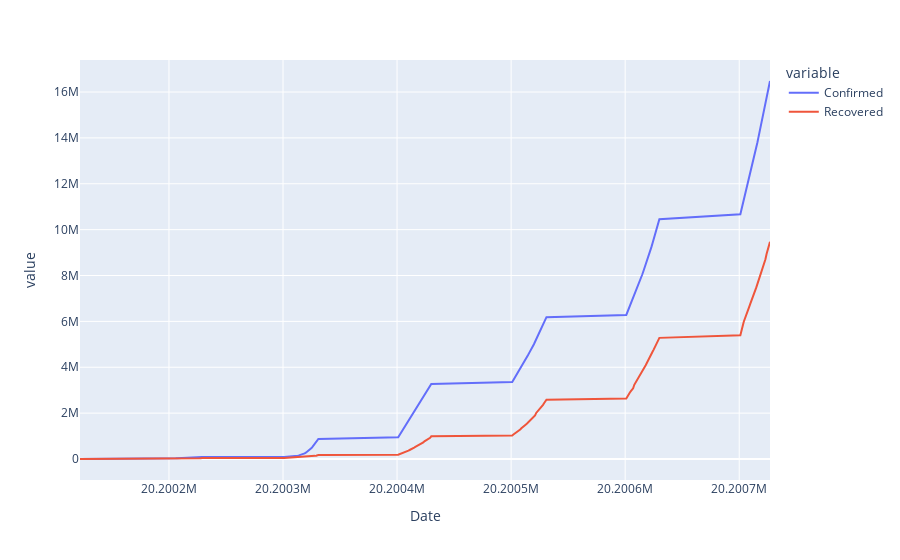

The notebook cell saved with this chart:
### Code cell
fig=px.line(covid_df, x='Date', y=['Confirmed', 'Recovered'])
fig.show()

### Figure 1 — Plotly figure (JSON) as saved in the notebook; plotly's stock layout.template omitted (floating-point values rounded to 4 significant figures; data arrays with more than 128 entries replaced by an {"elided": "..."} marker saying what was removed)
{"data": [{"hovertemplate": "variable=Confirmed<br>Date=%{x}<br>value=%{y}<extra></extra>", "legendgroup": "Confirmed", "line": {"color": "#636efa", "dash": "solid"}, "marker": {"symbol": "circle"}, "mode": "lines", "name": "Confirmed", "orientation": "v", "showlegend": true, "type": "scatter", "x": {"elided": "188 int values"}, "xaxis": "x", "y": {"elided": "188 int values"}, "yaxis": "y"}, {"hovertemplate": "variable=Recovered<br>Date=%{x}<br>value=%{y}<extra></extra>", "legendgroup": "Recovered", "line": {"color": "#EF553B", "dash": "solid"}, "marker": {"symbol": "circle"}, "mode": "lines", "name": "Recovered", "orientation": "v", "showlegend": true, "type": "scatter", "x": {"elided": "188 int values"}, "xaxis": "x", "y": {"elided": "188 int values"}, "yaxis": "y"}], "layout": {"legend": {"title": {"text": "variable"}, "tracegroupgap": 0}, "margin": {"t": 60}, "xaxis": {"anchor": "y", "domain": [0, 1], "title": {"text": "Date"}}, "yaxis": {"anchor": "x", "domain": [0, 1], "title": {"text": "value"}}}}
